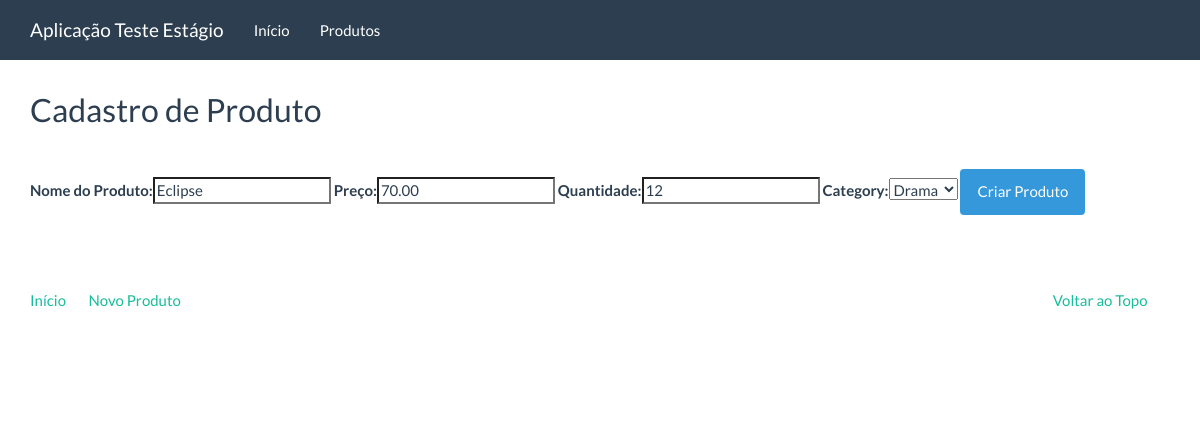
The app's page /update_product/4 with its own data.
### core/models.py (models this page shows)
class Product(models.Model):
	name = models.CharField(max_length = 80, verbose_name = 'Nome do Produto')
	price = models.DecimalField(max_digits = 30, decimal_places = 2, default = 0, verbose_name = 'Preço')
	quantity = models.IntegerField(default = 0, verbose_name = 'Quantidade')
	category = models.ForeignKey('Category', related_name = 'products', null = True, on_delete = models.SET_NULL)

class Category(models.Model):
	name = models.CharField(max_length = 80, verbose_name = 'Nome da Categoria')
	def __str__(self):
		return self.name

### core/views.py (the view, shortened to what this page needs)
# urls.py: path('update_product/<int:pk>', ProductUpdateView.as_view(), name='update_product'),
class ProductUpdateView(generic.UpdateView):
	model = Product
	form_class = ProductForm
	template_name = 'products/create_products.html'
	def get_object(self, queryset=None):
		pk = self.kwargs['pk']
		return Product.objects.get(pk=pk)

### core/forms.py
class ProductForm(forms.ModelForm):
	def __init__(self, *args, **kwargs):
		super(ProductForm, self).__init__(*args, **kwargs)
		self.fields['category'].required = False
	class Meta:
		model = Product
		fields = '__all__'

### core/templates/products/create_products.html (shortened to what this page needs)
{% extends "../core/base.html" %}
{%load bootstrap%}
{% block container %}
<div class="page-header">
	<h2>Cadastro de Produto</h2>
</div>
<form action="" method="post">{% csrf_token %}
	{{form|bootstrap}}
    <input class="btn btn-info" type="submit" value="Criar Produto" />
</form>
{% endblock %}

### records on screen
Product: name "Eclipse", price "70.00", quantity "12", category "Drama"
